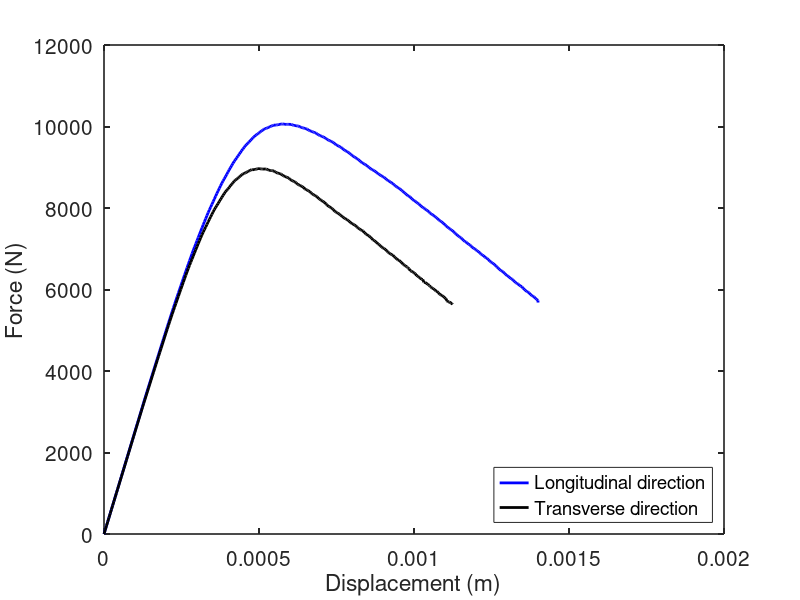

MATLAB code for this plot:
A=load('0.5ux-l.txt');
displacement05l= A(:,2);

B = load('0.5fx-l.txt');
force05l = B(:,2);

C=load('0.5ux-t.txt');
displacement05t = C(:,2);

D= load('0.5fx-t.txt');
force05t= D(:,2);





figure(1,'position',[50,50,1300,950])
plot(displacement05l,force05l,'b-',"linewidth", 2) 

hold on
plot(displacement05t,force05t,'k-',"linewidth", 2)
 
legend('Longitudinal direction','Transverse direction','Location','SouthEast', "fontsize", 10)
set(gca, "linewidth",1.2, "fontsize", 15)


xlabel('Displacement (m)')
ylabel('Force (N)')




